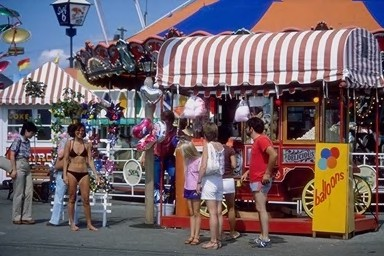
#> input picture dataset/test_set/beaches/100.jpg, 384 x 256 px; its folder holds only this picture in this run
$ python -i FeatureExtractor.py   (imports and definitions only)
#> lines starting #> are read from the running program, lines starting #| are printed output that depends on the picture; after the words box and inside, x2 and y2 are one past the last pixel; in counts of white or black regions, pixels touching at a corner belong together
#> further down, picture is the input picture: shape (256, 384, 3); mean B, G, R 102.1, 97.5, 113.2
import os

import cv2
import numpy as np
# labels = ['beaches', 'bus', 'dinosaurs', 'elephants', 'flowers', 'foods', 'horses', 'monuments', 'mountains_and_snow',
#           'people_and_villages_in_Africa']  # labels of dataset
import pywt


class FeatureExtractor:
    train_list = []
    test_list = []
    labels = []
    path = ''
    train_path = ''
    test_path = ''

    # [18 lines left out: function load_data, not called in this run]

    def color_feature(self, image):
        color_ranges = [
            # 红色
            ((0, 100, 100), (10, 255, 255)),
            ((170, 100, 100), (180, 255, 255)),
            # 橙色
            ((11, 100, 100), (18, 255, 255)),
            # 黄色
            ((19, 100, 100), (30, 255, 255)),
            # 绿色
            ((31, 100, 100), (70, 255, 255)),
            # 青色/蓝绿色
            ((71, 100, 100), (90, 255, 255)),
            # 蓝色
            ((91, 100, 100), (126, 255, 255)),
            # 紫色
            ((127, 100, 100), (150, 255, 255)),
            # 粉色
            ((151, 100, 100), (169, 255, 255)),
            # 棕色
            ((10, 100, 20), (20, 255, 200)),
            # 黑色
            ((0, 0, 0), (180, 255, 50)),
            # 白色和灰色
            ((0, 0, 50), (180, 50, 255)),
        ]

        hsv_image = cv2.cvtColor(image, cv2.COLOR_BGR2HSV)
#> hsv_image: shape (256, 384, 3); mean H, S, V 96, 93.2, 127.4

        # 初始化特征向量
        feature_vector = []

        # 遍历每个颜色范围，计算特征
        for lower, upper in color_ranges:
            # 创建颜色掩模
            mask = cv2.inRange(hsv_image, lower, upper)

            # 颜色掩模位
            mask_bit = 1 if np.any(mask) else 0

            # 如果掩模中有像素，计算额外的特征
            if mask_bit:
                masked_image = cv2.bitwise_and(hsv_image, hsv_image, mask=mask)
                h, s, v = cv2.split(masked_image)
                h = h[mask > 0]
                s = s[mask > 0]
                v = v[mask > 0]

                # 颜色像素数量
                color_pixels = np.count_nonzero(mask)

                # 颜色均值（HSV）
                mean_h = np.mean(h) if h.any() else 0
                mean_s = np.mean(s) if s.any() else 0
                mean_v = np.mean(v) if v.any() else 0

                # 颜色标准差（HSV）
                std_h = np.std(h) if h.any() else 0
                std_s = np.std(s) if s.any() else 0
                std_v = np.std(v) if v.any() else 0

                # 形状特征（伸长和伸展）
                contours, hierarchy = cv2.findContours(mask, cv2.RETR_EXTERNAL, cv2.CHAIN_APPROX_SIMPLE)[-2:]
                if contours:
                    largest_contour = max(contours, key=cv2.contourArea)
                    x, y, w, h = cv2.boundingRect(largest_contour)
                    elongation = max(w, h) / min(w, h) if min(w, h) > 0 else 0
                    area = cv2.contourArea(largest_contour)
                    extent = area / (w * h) if w * h > 0 else 0
                else:
                    elongation = 0
                    extent = 0

                # 将掩模位和计算的特征添加到特征向量
                features = [color_pixels, mean_h, mean_s, mean_v, std_h, std_s, std_v, elongation, extent]
            else:
                # 如果没有掩模像素，使用零填充特征
                features = [mask_bit] + [0] * 8  # 一个掩模位和8个特征填充为零

            feature_vector.extend(features)
#> this loop made 12 passes
#> (color_pixels, mean_h, mean_s, mean_v, std_h, std_s, std_v, x) on passes 1, 2, 3, 4, 7, 9, 10, 12: (5965, 6.45, 148.5, 162.3, 3.57, 31.56, 34.55, 254), (1852, 176.7, 177.7, 143.4, 2.18, 44.3, 28.28, 243), (2637, 12.84, 163.8, 166.5, 2.24, 41.44, 32.7, 306), (2737, 22.02, 203.8, 185.7, 1.45, 44.23, 31.91, 308), (7954, 108.6, 159.3, 175.1, 3.38, 53.67, 23.07, 0), (272, 164.8, 140.9, 139.8, 3.89, 34.26, 33.95, 133), (5024, 12.74, 162.7, 137.6, 3.06, 43.25, 51.31, 283), (36240, 106, 25.54, 145.1, 53.53, 13.27, 57.15, 0)
#> (color_pixels, mean_h, mean_s, mean_v, std_h, std_s, std_v, x) on pass 11: (12550, 123.6, 157.4, 31.5, 61.13, 70.21, 11.81, 348)
#> pass 1, in color_feature, `mask = cv2.inRange(hsv_image, lower, upper)`:
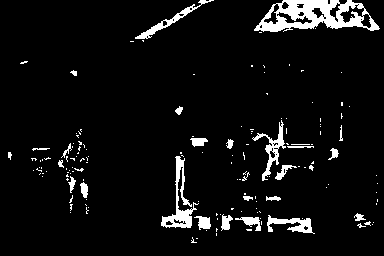
#> mask: shape (256, 384); 6.1% white; 152 white regions (126 under 20 px), largest, box (x1, y1, x2, y2) and area: (254, 0, 380, 32) 2128, (161, 156, 199, 228) 735, (252, 120, 286, 181) 459
#> pass 1, in color_feature, `h, s, v = cv2.split(masked_image)`:
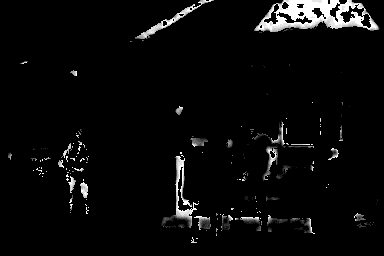
#> h: shape (256, 384); min 0, max 10, mean 0.392; drawn with min black and max white
#> pass 1, in color_feature, `h, s, v = cv2.split(masked_image)`:
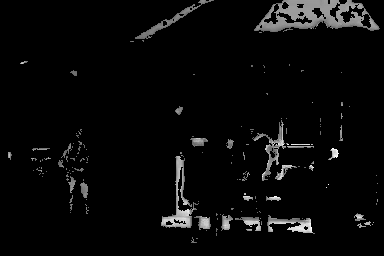
#> s: shape (256, 384); min 0, max 255, mean 9
#> after the loop:
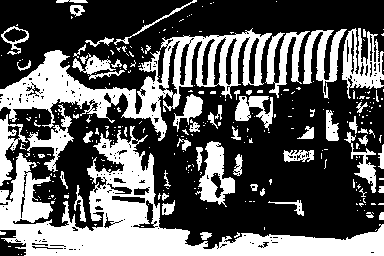
#> mask: shape (256, 384); 36.9% white; 300 white regions (242 under 20 px), largest, box (x1, y1, x2, y2) and area: (0, 126, 384, 256) 14488, (0, 28, 272, 141) 8634, (342, 28, 384, 99) 1446
#> after the loop: masked_image: shape (256, 384, 3); mean H, S, V 39.1, 9.4, 53.5
#> after the loop, feature_vector = 108 values, max 36240 at index 99, min 0 at index 40, mean 747
        # if len(feature_vector) != 120:
        # raise ValueError(f"Feature vector length mismatch. Expected 120, but got {len(feature_vector)}")

        return np.array(feature_vector)

    # 函数用于执行DWT，并获得三个方向的子图以及缩小的图像
    # [117 lines left out: functions dwt_2d_image, wavelet_packet_decomposition, sub_texture_features, texture_feature, extract_feature, extract_feature_local, not called in this run]

>>> import cv2
>>> picture = cv2.imread('dataset/test_set/beaches/100.jpg')
>>> result = FeatureExtractor().color_feature(picture)
#> result has the same summary as feature_vector in color_feature

$ run again, on dataset/test_set/beaches/101.jpg
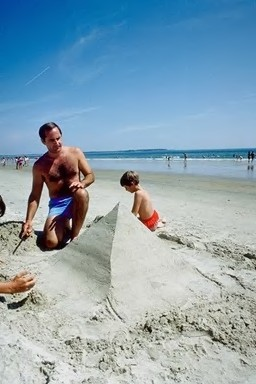
#> input picture dataset/test_set/beaches/101.jpg, 256 x 384 px
#> picture is the input picture: shape (384, 256, 3); mean B, G, R 178.5, 163.8, 138.1
#> hsv_image: shape (384, 256, 3); mean H, S, V 70.1, 79.6, 186.2
#> the loop in color_feature, `for lower, upper in color_ranges:` made 12 passes
#> (mask_bit, color_pixels, mean_h, mean_s, mean_v, std_h, std_s, std_v) on passes 1, 3, 7, 10, 11: (1, 759, 5.17, 144.7, 143.8, 2.8, 35.87, 34.41), (1, 757, 12.26, 135.4, 150, 1.14, 27.69, 29.72), (1, 30076, 102.7, 172.3, 188.4, 1.43, 47.04, 17.94), (1, 1158, 12.08, 148.7, 125.3, 1.51, 36.41, 40.73), (1, 1982, 84.12, 184.5, 32.6, 74.69, 68.44, 11.57)
#> pass 1, in color_feature, `mask = cv2.inRange(hsv_image, lower, upper)`:
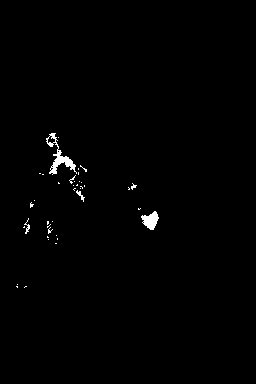
#> mask: shape (384, 256); 0.77% white; 39 white regions (35 under 20 px), largest, box (x1, y1, x2, y2) and area: (46, 133, 77, 175) 340, (141, 211, 159, 230) 203, (76, 190, 85, 202) 35, (24, 218, 30, 234) 33
#> after the loop in color_feature, `for lower, upper in color_ranges:`:
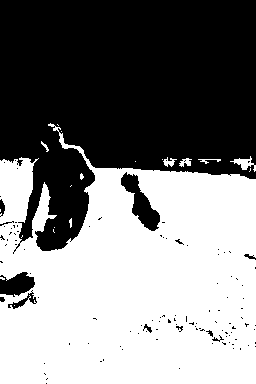
#> mask: shape (384, 256); 50.4% white; 113 black regions (101 under 20 px), largest, box (x1, y1, x2, y2) and area: (0, 0, 256, 254) 46639, (121, 172, 160, 231) 926, (0, 272, 35, 297) 583
#> after the loop in color_feature, `for lower, upper in color_ranges:`: feature_vector = 108 values, max 49539 at index 99, min 0 at index 27, mean 806.8
#> result has the same summary as feature_vector in color_feature

$ run again, on dataset/test_set/beaches/103.jpg
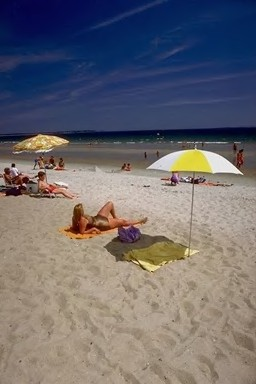
#> input picture dataset/test_set/beaches/103.jpg, 256 x 384 px
#> picture is the input picture: shape (384, 256, 3); mean B, G, R 111.7, 106.6, 109.7
#> hsv_image: shape (384, 256, 3); mean H, S, V 53.7, 106.7, 133.9
#> the loop in color_feature, `for lower, upper in color_ranges:` made 12 passes
#> (mask_bit, color_pixels, mean_h, mean_s, mean_v, std_h, std_s, std_v) on passes 1, 3, 4, 7, 10, 11: (1, 794, 7.96, 147.1, 149.7, 1.99, 35.8, 32.59), (1, 891, 13.89, 143.5, 155.9, 2.23, 34.76, 35.9), (1, 1967, 24.16, 149.6, 168.6, 2.9, 27.21, 42.29), (1, 11716, 111.9, 139.5, 104, 1.4, 29.37, 3.19), (1, 1751, 14.28, 148.7, 122, 3.23, 42.39, 43.4), (1, 2279, 102.1, 203.9, 39.16, 37.23, 56.22, 6.26)
#> pass 1, in color_feature, `mask = cv2.inRange(hsv_image, lower, upper)`:
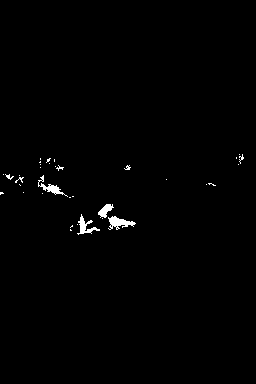
#> mask: shape (384, 256); 0.81% white; 35 white regions (29 under 20 px), largest, box (x1, y1, x2, y2) and area: (108, 216, 136, 230) 196, (77, 214, 100, 235) 162, (38, 175, 68, 197) 156, (98, 204, 114, 218) 116, (5, 174, 14, 180) 22, (15, 177, 24, 183) 21
#> after the loop in color_feature, `for lower, upper in color_ranges:`:
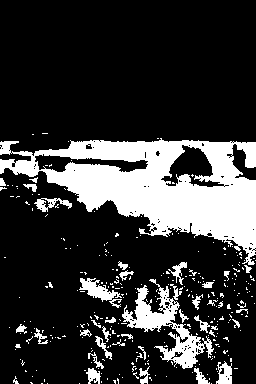
#> mask: shape (384, 256); 21.3% white; 307 white regions (271 under 20 px), largest, box (x1, y1, x2, y2) and area: (0, 138, 256, 265) 14835, (122, 279, 214, 369) 2335, (79, 278, 122, 308) 492
#> after the loop in color_feature, `for lower, upper in color_ranges:`: feature_vector = 108 values, max 20894 at index 99, min 0 at index 17, mean 409.1
#> result has the same summary as feature_vector in color_feature
